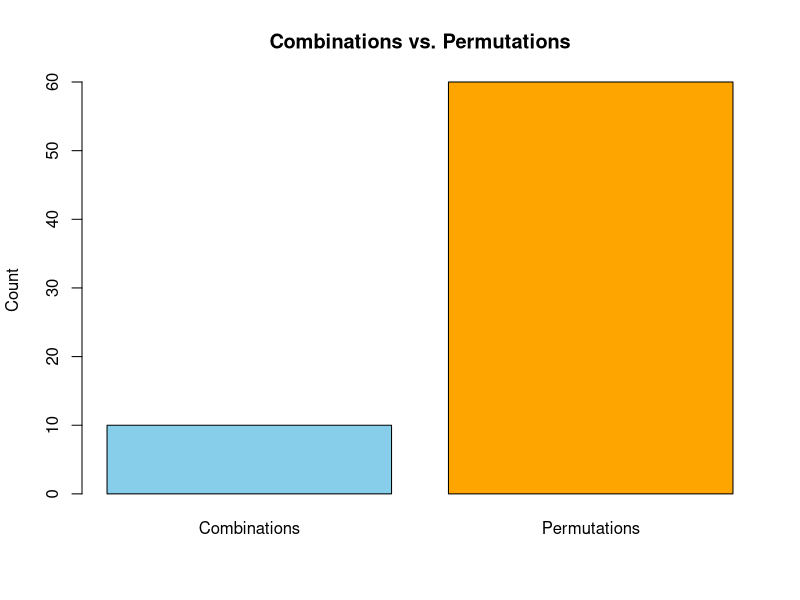

This chart was generated by the following R code:
# Combinations & Permutations in R----

#----------------------------------------------------------------------

# Permutations deal with arrangements where the order matters. 
# ---> For example, arranging books on a shelf.

# Combinations deal with selections where the order doesn’t matter. 
# ---> For example, choosing members for a committee.

# Example----
# You are a coach, and you need to select 3 players from a group of 5 for a soccer team. 

# We’ll explore two cases:
# 1. You care about the order (like assigning positions: goalkeeper, striker, defender).

# 2. You only care about who makes it to the team, not the order.

#----------------------------------------------------------------------

# Permutation in R (Order maters)-----


# Install the 'gtools' package 
install.packages('gtools')

# Load the library
library(gtools)

# Define the players
players <- c("Alice", "Bob", "Charlie", "David", "Eve")

# Calculate all possible permutations of 3 players
permutations <- permutations(n = 5, r = 3, v = players)

# Print the results for permutations
print(permutations)

#----------------------------------------------------------------------

# Combinations in R (Order does not mater)-----

# Calculate combinations of 3 players
combinations <- combn(players, 3)

# Print the results for combinations
print(combinations)

# Count the number of combinations and permutations
num_combinations <- ncol(combinations)
num_permutations <- nrow(permutations)

# Create a bar plot
barplot(
    c(num_combinations, num_permutations), 
    names.arg = c("Combinations", "Permutations"),
    col = c("skyblue", "orange"),
    main = "Combinations vs. Permutations",
    ylab = "Count"
)
#-----------------------------------------------------------------
